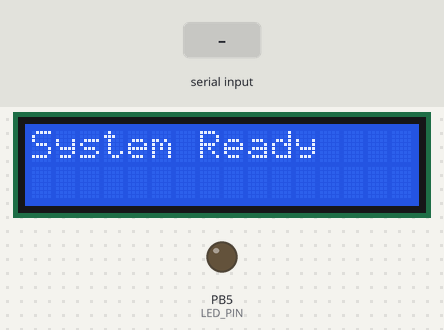
This program was run on a simulated ATmega328P, built with avr-gcc and emulated at 16 MHz. Parts: 16×2 character LCD, output pins drawn as LEDs (lit = HIGH). Wiring (inferred from the names in the program): character LCD (HD44780): RS PD7; E PD5; data PC2, PC3, PC4, PC5. Inputs (shaded band) come from the test bench. Pins used as bus, display or sensor lines are not drawn; what the program prints to the serial monitor is not drawn.

Above: at 1.2 s.
1.3 s: "LCD:\n" received over Serial
At 2.5 s:
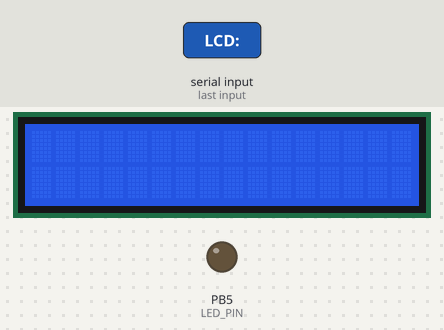
2.8 s: "LED_ON\n" received over Serial
At 3.7 s:
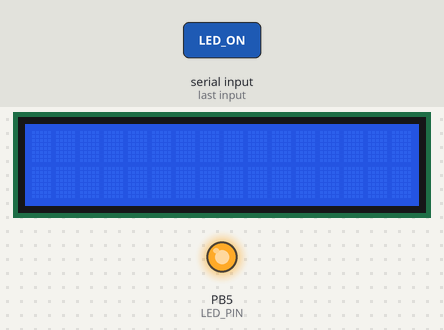
4.3 s: "LED_OFF\n" received over Serial
At 4.9 s:
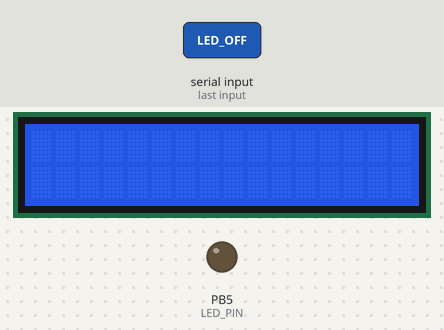
Timing chart, 0 to 7.3 s (numbered marks = the images above; inputs shaded):
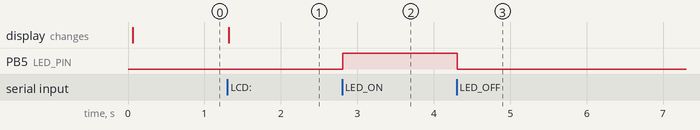

The program:

main.c
```c
#define F_CPU 16000000UL
#include <avr/io.h>
#include <util/delay.h>
#include <string.h>
#include "LCD.h"

#define BAUD 9600
#define LED_PIN PB5

// Èíèöèàëèçàöèÿ UART
void uart_init() {
	UBRR0H = (F_CPU/16/BAUD-1) >> 8;
	UBRR0L = (F_CPU/16/BAUD-1);
	UCSR0B = (1 << RXEN0) | (1 << TXEN0);
	UCSR0C = (1 << UCSZ01) | (1 << UCSZ00);
}

void uart_send(char c) {
	while (!(UCSR0A & (1 << UDRE0)));
	UDR0 = c;
}

void uart_print(const char* str) {
	while (*str) uart_send(*str++);
}

int main() {
	// Èíèöèàëèçàöèÿ ïåðèôåðèè
	DDRB |= (1 << LED_PIN);  // Íàñòðîéêà PB5 êàê âûõîä
	PORTB &= ~(1 << LED_PIN); // Èçíà÷àëüíî âûêëþ÷åí

	uart_init();    // Èíèöèàëèçàöèÿ UART
	lcd_init();     // Èíèöèàëèçàöèÿ LCD
	lcd_clear();    // Î÷èñòêà äèñïëåÿ

	// Ñòàðòîâîå ñîîáùåíèå
	lcd_print("System Ready");
	uart_print("System Ready\r\n");

	char buffer[32];
	uint8_t idx = 0;

	while (1) {
		// Îáðàáîòêà âõîäÿùèõ êîìàíä
		if (UCSR0A & (1 << RXC0)) {
			char c = UDR0;

			if (c == '\r' || c == '\n') {
				buffer[idx] = '\0';

				// Êîìàíäà äëÿ ñâåòîäèîäà
				if (strcmp(buffer, "LED_ON") == 0) {
					PORTB |= (1 << LED_PIN);
					uart_print("LED:ON\r\n");
				}
				else if (strcmp(buffer, "LED_OFF") == 0) {
					PORTB &= ~(1 << LED_PIN);
					uart_print("LED:OFF\r\n");
				}
				// Êîìàíäà äëÿ LCD
				else if (strncmp(buffer, "LCD:", 4) == 0) {
					lcd_clear();
					lcd_print(buffer + 4); // Âûâîä òåêñòà ïîñëå "LCD:"
					uart_print("LCD_OK:");
					uart_print(buffer + 4);
					uart_print("\r\n");
				}

				idx = 0;
			}
			else if (idx < sizeof(buffer)-1) {
				buffer[idx++] = c;
			}
		}
	}
}
```

LCD.c
```c
#include "LCD.h"

static void lcd_pulse_enable() {
	PORTD |= (1 << LCD_EN);
	_delay_us(1);
	PORTD &= ~(1 << LCD_EN);
	_delay_us(100);
}

static void lcd_send(uint8_t value, uint8_t mode) {
	if (mode) PORTD |= (1 << LCD_RS);
	else PORTD &= ~(1 << LCD_RS);

	// Ñòàðøèå 4 áèòà
	PORTC = (PORTC & 0x03) | ((value & 0xF0) >> 2);
	lcd_pulse_enable();

	// Ìëàäøèå 4 áèòà
	PORTC = (PORTC & 0x03) | ((value & 0x0F) << 2);
	lcd_pulse_enable();

	_delay_us(100);
}

void lcd_init() {
	// Íàñòðîéêà ïîðòîâ
	DDRD |= (1 << LCD_RS) | (1 << LCD_EN);
	DDRC |= (1 << LCD_D4) | (1 << LCD_D5) | (1 << LCD_D6) | (1 << LCD_D7);

	_delay_ms(50);

	// Èíèöèàëèçàöèÿ 4-áèòíîãî ðåæèìà
	lcd_send(0x33, 0);
	lcd_send(0x32, 0);
	lcd_send(0x28, 0); // 4-bit, 2-line, 5x8 font
	lcd_send(0x0C, 0); // Display on, cursor off
	lcd_send(0x06, 0); // Auto-increment
	lcd_clear();
}

void lcd_cmd(uint8_t cmd) {
	lcd_send(cmd, 0);
}

void lcd_data(uint8_t data) {
	lcd_send(data, 1);
}

void lcd_print(const char *str) {
	while (*str) lcd_data(*str++);
}

void lcd_clear() {
	lcd_cmd(0x01);
	_delay_ms(2);
}

void lcd_set_cursor(uint8_t row, uint8_t col) {
	uint8_t address = (row == 0) ? 0x80 : 0xC0;
	lcd_cmd(address + col);
	_delay_us(50);
}
```

LCD.h
```c
#ifndef LCD_H
#define LCD_H

#include <avr/io.h>
#include <util/delay.h>

#define LCD_RS PD7
#define LCD_EN PD5
#define LCD_D4 PC2
#define LCD_D5 PC3
#define LCD_D6 PC4
#define LCD_D7 PC5

void lcd_init();
void lcd_cmd(uint8_t cmd);
void lcd_data(uint8_t data);
void lcd_print(const char *str);
void lcd_clear();
void lcd_set_cursor(uint8_t row, uint8_t col);

#endif
```

Measured:
- after the input at 1.3 s, the display: changes at once (image 1)
- after the input at 2.8 s, PB5 (LED_PIN): LOW → HIGH at once
- after the input at 4.3 s, PB5 (LED_PIN): HIGH → LOW at once
